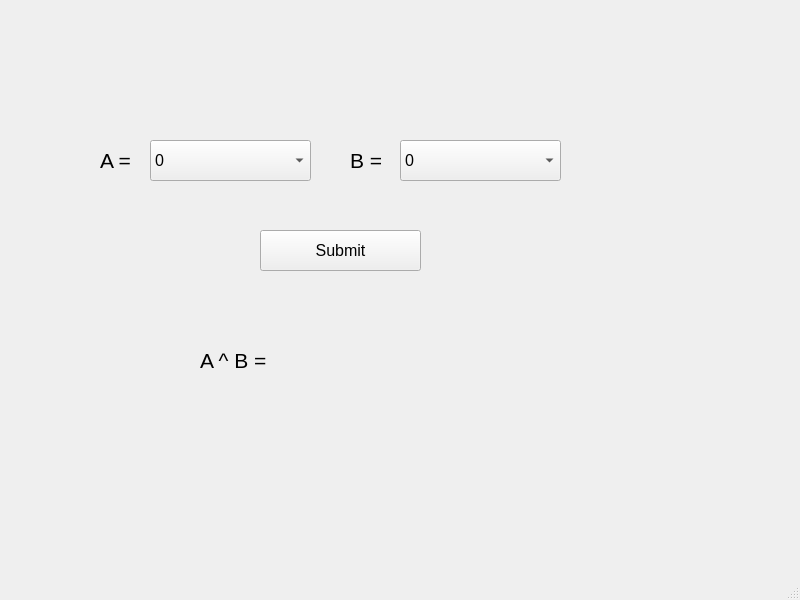
<?xml version="1.0" encoding="UTF-8"?>
<ui version="4.0">
 <class>MainWindow</class>
 <widget class="QMainWindow" name="MainWindow">
  <property name="geometry">
   <rect>
    <x>0</x>
    <y>0</y>
    <width>800</width>
    <height>600</height>
   </rect>
  </property>
  <property name="windowTitle">
   <string>MainWindow</string>
  </property>
  <widget class="QWidget" name="centralwidget">
   <widget class="QComboBox" name="comboBox">
    <property name="geometry">
     <rect>
      <x>150</x>
      <y>140</y>
      <width>161</width>
      <height>41</height>
     </rect>
    </property>
    <property name="font">
     <font>
      <pointsize>12</pointsize>
     </font>
    </property>
    <item>
     <property name="text">
      <string>0</string>
     </property>
    </item>
    <item>
     <property name="text">
      <string>1</string>
     </property>
    </item>
   </widget>
   <widget class="QComboBox" name="comboBox_2">
    <property name="geometry">
     <rect>
      <x>400</x>
      <y>140</y>
      <width>161</width>
      <height>41</height>
     </rect>
    </property>
    <property name="font">
     <font>
      <pointsize>12</pointsize>
     </font>
    </property>
    <item>
     <property name="text">
      <string>0</string>
     </property>
    </item>
    <item>
     <property name="text">
      <string>1</string>
     </property>
    </item>
   </widget>
   <widget class="QLabel" name="label">
    <property name="geometry">
     <rect>
      <x>200</x>
      <y>330</y>
      <width>261</width>
      <height>61</height>
     </rect>
    </property>
    <property name="font">
     <font>
      <pointsize>16</pointsize>
     </font>
    </property>
    <property name="text">
     <string>A ^ B = </string>
    </property>
   </widget>
   <widget class="QLabel" name="label_2">
    <property name="geometry">
     <rect>
      <x>100</x>
      <y>140</y>
      <width>51</width>
      <height>41</height>
     </rect>
    </property>
    <property name="font">
     <font>
      <pointsize>16</pointsize>
     </font>
    </property>
    <property name="text">
     <string>A =</string>
    </property>
   </widget>
   <widget class="QLabel" name="label_3">
    <property name="geometry">
     <rect>
      <x>350</x>
      <y>140</y>
      <width>51</width>
      <height>41</height>
     </rect>
    </property>
    <property name="font">
     <font>
      <pointsize>16</pointsize>
     </font>
    </property>
    <property name="text">
     <string>B =</string>
    </property>
   </widget>
   <widget class="QPushButton" name="pushButton">
    <property name="geometry">
     <rect>
      <x>260</x>
      <y>230</y>
      <width>161</width>
      <height>41</height>
     </rect>
    </property>
    <property name="font">
     <font>
      <pointsize>12</pointsize>
     </font>
    </property>
    <property name="text">
     <string>Submit</string>
    </property>
   </widget>
  </widget>
  <widget class="QMenuBar" name="menubar">
   <property name="geometry">
    <rect>
     <x>0</x>
     <y>0</y>
     <width>800</width>
     <height>26</height>
    </rect>
   </property>
  </widget>
  <widget class="QStatusBar" name="statusbar"/>
 </widget>
 <resources/>
 <connections/>
</ui>
